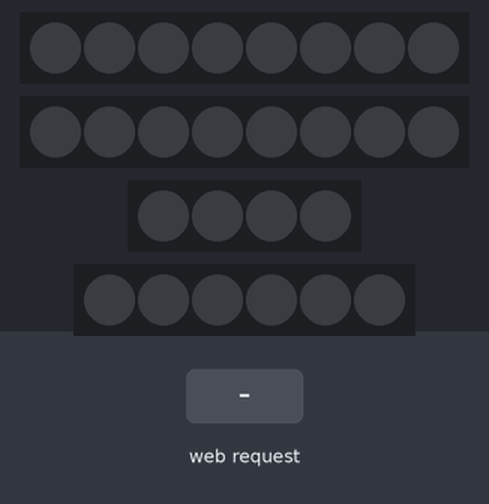
The program below on a simulated ESP32. On the bench: 2 × 8 RGB LEDs in strip order, left to right, 4 RGB LEDs in strip order, left to right, 6 RGB LEDs in strip order, left to right. The inputs (shaded band) are chosen by the test bench. Dim RGB values are drawn brighter than linear; WiFi joins after 1.5 s; servers stay silent unless stated; EEPROM starts erased.

Above: at 1.2 s.
1.3 s: HTTP request GET /rainbow received
At 1.45 s:
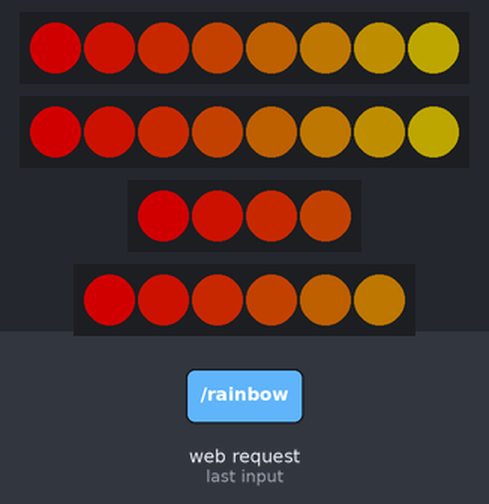
3.7 s: HTTP request GET /happy received
At 4.76 s:
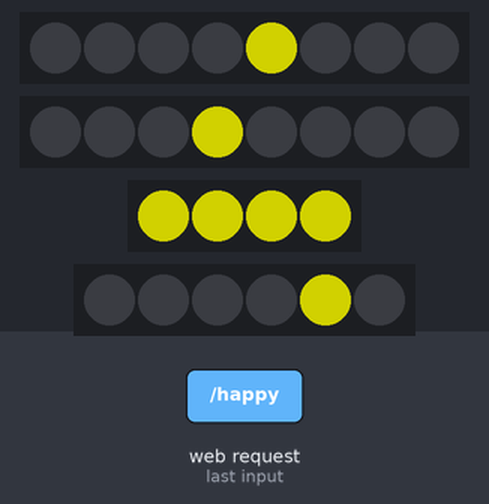
6.1 s: HTTP request GET /scan received
At 6.32 s:
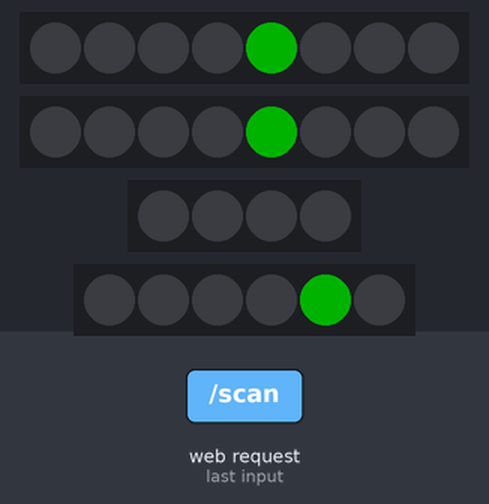
8.6 s: HTTP request GET /error received
At 8.77 s:
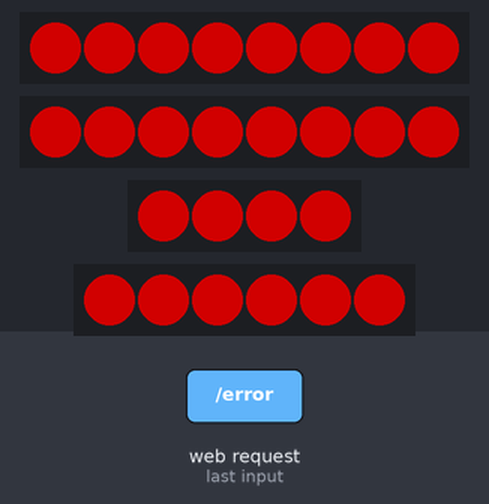
11.0 s: HTTP request GET /talk received
13.4 s: HTTP request GET /emo received
At 14.0 s:
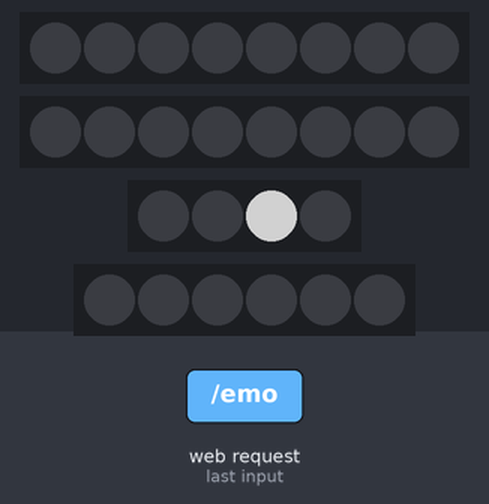
Timing chart, 0 to 15.9 s (numbered marks = the images above; inputs shaded):
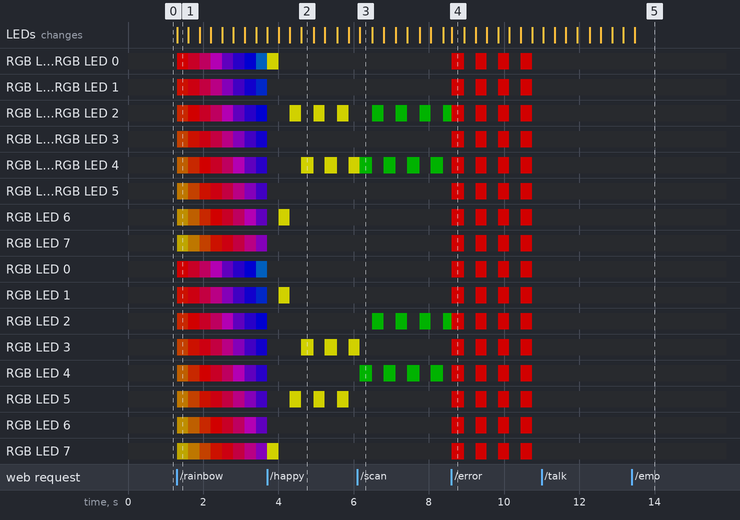

The program:

main.cpp
```cpp
#include <FastLED.h>
#include <WiFi.h>
#include <WebServer.h>
#include <HTTPClient.h>
#include <WiFiClientSecure.h>
#include <Update.h>
#include <Preferences.h>

/* ================= DEVICE INFO ================= */

#define DEVICE_NAME "Face_Control"
#define HARDWARE_VERSION "2.0"
#define FIRMWARE_VERSION "2.2.0"

#define GIT_FIRMWARE_URL "https://raw.githubusercontent.com/adarshpk5491-ops/Thara_Eye_V.1.0/main/firmware.bin"

/* ================= LED CONFIG ================= */

#define LEFT_EYE_PIN   4
#define RIGHT_EYE_PIN  12
#define MOUTH_PIN      5
#define SHOULDER_PIN   2

#define NUM_EYE_LEDS 8
#define NUM_MOUTH_LEDS 4
#define NUM_SHOULDER_LEDS 6

CRGB leftEye[NUM_EYE_LEDS];
CRGB rightEye[NUM_EYE_LEDS];
CRGB mouth[NUM_MOUTH_LEDS];
CRGB shoulder[NUM_SHOULDER_LEDS];

uint8_t brightness = 120;

/* ================= WIFI ================= */

Preferences prefs;
WebServer server(80);

String ssid;
String password;

/* ================= ANIMATION STATE ================= */

enum Mode{
  IDLE,
  TALK,
  SMILE,
  EMO,
  SLEEP,
  RAINBOW,
  HAPPY,
  SCAN,
  HEARTBEAT,
  ERROR_MODE
};

Mode currentMode = IDLE;

/* ================= HELPERS ================= */

void clearFace(){
  fill_solid(leftEye,NUM_EYE_LEDS,CRGB::Black);
  fill_solid(rightEye,NUM_EYE_LEDS,CRGB::Black);
  fill_solid(mouth,NUM_MOUTH_LEDS,CRGB::Black);
}

void mirrorShoulder(){
  for(int i=0;i<NUM_SHOULDER_LEDS;i++)
    shoulder[i]=leftEye[i%NUM_EYE_LEDS];
}

/* ================= ANIMATIONS ================= */

void animateTalk(){
  static uint8_t b=0;
  static int dir=1;

  b+=dir*4;

  if(b>120)dir=-1;
  if(b<10)dir=1;

  fill_solid(mouth,NUM_MOUTH_LEDS,CRGB::White);
  fadeLightBy(mouth,NUM_MOUTH_LEDS,255-b);
}

void animateSmile(){
  fill_solid(mouth,NUM_MOUTH_LEDS,CRGB::White);
}

void animateEmo(){

  static int pos=0;
  static int dir=1;

  fill_solid(mouth,NUM_MOUTH_LEDS,CRGB::Black);

  mouth[pos]=CRGB::White;

  pos+=dir;

  if(pos>=NUM_MOUTH_LEDS-1 || pos<=0)
    dir=-dir;
}

void animateSleep(){

  static uint8_t b=200;
  static int dir=-1;

  b+=dir;

  if(b<20)dir=1;
  if(b>200)dir=-1;

  fill_solid(leftEye,NUM_EYE_LEDS,CRGB::Blue);
  fill_solid(rightEye,NUM_EYE_LEDS,CRGB::Blue);

  fadeLightBy(leftEye,NUM_EYE_LEDS,255-b);
  fadeLightBy(rightEye,NUM_EYE_LEDS,255-b);
}

void animateRainbow(){

  static uint8_t hue=0;

  fill_rainbow(leftEye,NUM_EYE_LEDS,hue,8);
  fill_rainbow(rightEye,NUM_EYE_LEDS,hue,8);
  fill_rainbow(mouth,NUM_MOUTH_LEDS,hue,8);
  fill_rainbow(shoulder,NUM_SHOULDER_LEDS,hue,8);

  hue+=2;
}

void animateHappy(){

  static int pos=0;
  static int dir=1;

  clearFace();

  leftEye[pos]=CRGB::Yellow;
  rightEye[NUM_EYE_LEDS-pos-1]=CRGB::Yellow;

  pos+=dir;

  if(pos==NUM_EYE_LEDS-1 || pos==0)
    dir=-dir;

  fill_solid(mouth,NUM_MOUTH_LEDS,CRGB::Yellow);
}

void animateScan(){

  static int pos=0;
  static int dir=1;

  clearFace();

  leftEye[pos]=CRGB::Green;
  rightEye[pos]=CRGB::Green;

  pos+=dir;

  if(pos>=NUM_EYE_LEDS-1 || pos<=0)
    dir=-dir;
}

void animateHeartbeat(){

  static uint8_t b=0;
  static int dir=8;

  b+=dir;

  if(b>200)dir=-20;
  if(b<20)dir=8;

  CRGB col=CRGB::Red;
  col.fadeToBlackBy(255-b);

  fill_solid(leftEye,NUM_EYE_LEDS,col);
  fill_solid(rightEye,NUM_EYE_LEDS,col);
  fill_solid(mouth,NUM_MOUTH_LEDS,col);
}

void animateError(){

  static bool on=false;
  static unsigned long t=0;

  if(millis()-t>300){
    t=millis();
    on=!on;
  }

  fill_solid(leftEye,NUM_EYE_LEDS,on?CRGB::Red:CRGB::Black);
  fill_solid(rightEye,NUM_EYE_LEDS,on?CRGB::Red:CRGB::Black);
  fill_solid(mouth,NUM_MOUTH_LEDS,CRGB::Red);
}

/* ================= WIFI ================= */

void connectWiFi(){

  prefs.begin("wifi",true);

  ssid=prefs.getString("ssid","");
  password=prefs.getString("pass","");

  prefs.end();

  if(ssid==""){
    WiFi.softAP("FACE_SETUP");
    return;
  }

  WiFi.begin(ssid.c_str(),password.c_str());
}

/* ================= OTA ================= */

void updateFromGit(){

WiFiClientSecure client;
client.setInsecure();

HTTPClient https;

if(https.begin(client,GIT_FIRMWARE_URL)){

int httpCode=https.GET();

if(httpCode==HTTP_CODE_OK){

int len=https.getSize();

if(Update.begin(len)){

WiFiClient *stream=https.getStreamPtr();

size_t written=Update.writeStream(*stream);

if(Update.end(true)){
ESP.restart();
}

}

}

https.end();

}

}

/* ================= WEB UI ================= */

void handleRoot(){

String html = R"rawliteral(

<!DOCTYPE html>
<html>
<head>

<meta name="viewport" content="width=device-width,initial-scale=1">

<style>

body{
font-family:Arial;
background:#1e1e1e;
color:white;
text-align:center;
}

button{

width:140px;
height:40px;
margin:5px;
border-radius:8px;
border:none;
background:#3498db;
color:white;
font-size:14px;

}

button:hover{
background:#2980b9;
}

.card{
background:#2c2c2c;
padding:15px;
margin:10px;
border-radius:10px;
}

</style>

</head>

<body>

<h2>Thara Eye Face Controller</h2>

<div class="card">

Firmware: )rawliteral" + String(FIRMWARE_VERSION) + R"rawliteral(<br>
Device: )rawliteral" + String(DEVICE_NAME) + R"rawliteral(<br>
IP: )rawliteral" + WiFi.localIP().toString() + R"rawliteral(

</div>

<div class="card">

<button onclick="fetch('/talk')">Talk</button>
<button onclick="fetch('/smile')">Smile</button>
<button onclick="fetch('/emo')">Emo</button>
<button onclick="fetch('/sleep')">Sleep</button>

<button onclick="fetch('/rainbow')">Rainbow</button>
<button onclick="fetch('/happy')">Happy</button>
<button onclick="fetch('/scan')">Scan</button>
<button onclick="fetch('/heartbeat')">Heartbeat</button>

<button onclick="fetch('/error')">Error</button>

</div>

<div class="card">

<button onclick="fetch('/gitupdate')">Git OTA Update</button>

</div>

</body>
</html>

)rawliteral";

server.send(200,"text/html",html);

}

/* ================= SETUP ================= */

void setup(){

Serial.begin(115200);

FastLED.addLeds<WS2812,LEFT_EYE_PIN,GRB>(leftEye,NUM_EYE_LEDS);
FastLED.addLeds<WS2812,RIGHT_EYE_PIN,GRB>(rightEye,NUM_EYE_LEDS);
FastLED.addLeds<WS2812,MOUTH_PIN,GRB>(mouth,NUM_MOUTH_LEDS);
FastLED.addLeds<WS2812,SHOULDER_PIN,GRB>(shoulder,NUM_SHOULDER_LEDS);

FastLED.setBrightness(brightness);

connectWiFi();

server.on("/",handleRoot);

server.on("/talk",[]{currentMode=TALK;});
server.on("/smile",[]{currentMode=SMILE;});
server.on("/emo",[]{currentMode=EMO;});
server.on("/sleep",[]{currentMode=SLEEP;});
server.on("/rainbow",[]{currentMode=RAINBOW;});
server.on("/happy",[]{currentMode=HAPPY;});
server.on("/scan",[]{currentMode=SCAN;});
server.on("/heartbeat",[]{currentMode=HEARTBEAT;});
server.on("/error",[]{currentMode=ERROR_MODE;});
server.on("/gitupdate",updateFromGit);

server.begin();

}

/* ================= LOOP ================= */

void loop(){

server.handleClient();

switch(currentMode){

case TALK: animateTalk(); break;
case SMILE: animateSmile(); break;
case EMO: animateEmo(); break;
case SLEEP: animateSleep(); break;
case RAINBOW: animateRainbow(); break;
case HAPPY: animateHappy(); break;
case SCAN: animateScan(); break;
case HEARTBEAT: animateHeartbeat(); break;
case ERROR_MODE: animateError(); break;

default: clearFace();

}

mirrorShoulder();

FastLED.show();

}
```

Measured:
- after the input at 1.3 s, RGB LED 0: off → RGB(120, 0, 0) at once, → RGB(100, 0, 19) 0.30 s later, → RGB(80, 0, 40) 0.30 s later, → RGB(60, 0, 60) 0.30 s later, … (8 changes in this stretch); RGB LED 1: off → RGB(110, 9, 0) at once, → RGB(110, 0, 9) 0.30 s later, → RGB(90, 0, 30) 0.30 s later, → RGB(70, 0, 50) 0.30 s later, … (8 changes in this stretch)
- after the input at 3.7 s, the LEDs: first change at once (image 2 shows a later state)
- after the input at 6.1 s, the LEDs: change after 0.06 s (image 3)
- after the input at 8.6 s, the LEDs: change at once (image 4)
